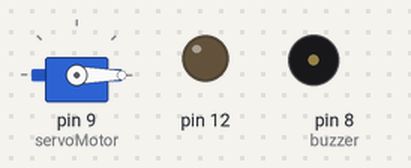
Bench run of a sketch on a simulated Arduino Uno, built with avr-gcc and run on an emulated ATmega328P. Shown: servo, output pins drawn as LEDs (lit = HIGH), buzzer (waves = sounding).

Above: at 0.1 s.
At 5.05 s:
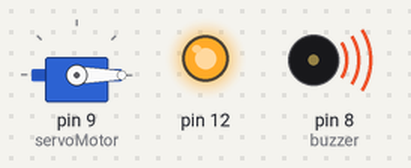
At 7.15 s:
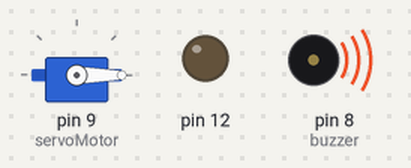
At 9.3 s:
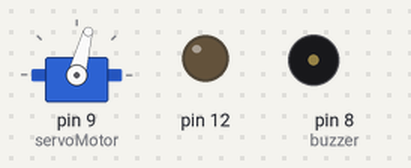
Timing chart, 0 to 11.2 s (numbered marks = the images above):
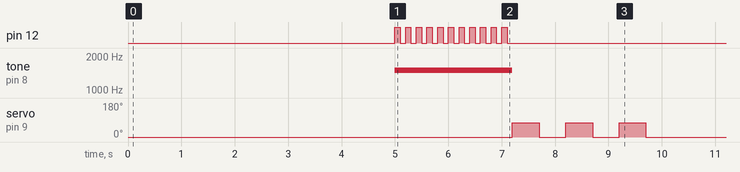

The sketch:

Comedero_Gatos.ino
```cpp
// Incluímos la librería para poder controlar el servo
#include <Servo.h>

// Declaramos la variable para controlar el servo
Servo servoMotor;

// bip
const int buzzer = 8;


void setup() {
  // Iniciamos el monitor serie para mostrar el resultado
  Serial.begin(9600);

  // Iniciamos el servo para que empiece a trabajar con el pin 9
  servoMotor.attach(9);

  //programar bip
  pinMode(buzzer,OUTPUT);


  //led
  pinMode(12, OUTPUT);
}


void loop() {

  // Desplazamos a la posición 0º
  servoMotor.write(0);
  // Esperamos 1 segundo
  delay(5000);

    // bip
  tone(buzzer,1500);


   for (int i=0; i <= 10; i++){
        digitalWrite(12, HIGH);  // Diz que o pino 12 do arduino está Ligado. Logo LED ON
        delay(100); // Espera por 1s

        digitalWrite(12, LOW); //  Diz que o pino 12 do arduino está Desligado. Logo: LED OFF
        delay(100); // Espera por 1s
   }

  noTone(buzzer);


  // Desplazamos a la posición 180º
  servoMotor.write(75);
  // Esperamos 1 segundo
  delay(500);

   // Desplazamos a la posición 0º
  servoMotor.write(0);
  // Esperamos 1 segundo
  delay(500);


  // Desplazamos a la posición 180º
  servoMotor.write(75);
  // Esperamos 1 segundo
  delay(500);

   // Desplazamos a la posición 0º
  servoMotor.write(0);
  // Esperamos 1 segundo
  delay(500);


  // Desplazamos a la posición 180º
  servoMotor.write(75);
  // Esperamos 1 segundo
  delay(500);

   // Desplazamos a la posición 0º
  servoMotor.write(0);
  // Esperamos 1 segundo
  delay(500);


  // Desplazamos a la posición 0º
  servoMotor.write(0);
  // Esperamos 1 segundo
  delay(10800000);

}
```

Measured:
- by itself, pin 12: LOW → HIGH at 5.0 s, → LOW 0.10 s later, → HIGH 0.10 s later, → LOW 0.10 s later, … (22 changes in this stretch)
- by itself, tone on pin 8 (buzzer): silent → 1500 Hz at 5.0 s, → silent 2.2 s later
- by itself, servo on pin 9 (servoMotor): 0° → 75° at 7.2 s, → 0° 0.50 s later, → 75° 0.50 s later, → 0° 0.50 s later, … (6 changes in this stretch)
